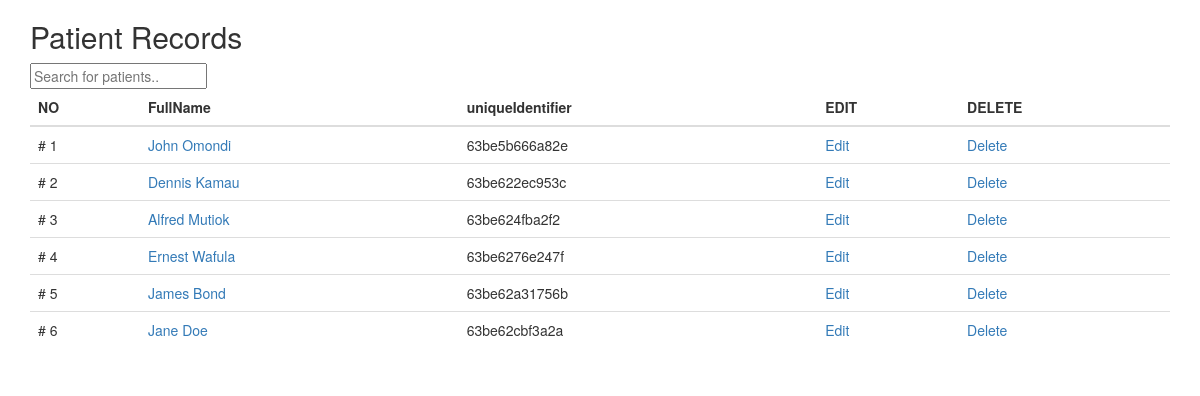
/patients.php, run on the app's committed database.
### tables this page shows
CREATE TABLE `patientRecords` (
  `id` int(255) NOT NULL,
  `uniqueIdentifier` varchar(255) NOT NULL,
  `fullName` varchar(255) NOT NULL,
  `age` int(100) NOT NULL,
  `weight` int(11) NOT NULL,
  `height` int(11) NOT NULL,
  `bloodPressure` int(11) NOT NULL,
  `temperature` int(11) NOT NULL,
  `phoneNumber` varchar(255) NOT NULL
);

### patients.php (the view, shortened to what this page needs)
<?php
	include("database/db.php");
?>
<!DOCTYPE html>
<html lang="en">
<head>
	<link rel="stylesheet" href="https://maxcdn.bootstrapcdn.com/bootstrap/3.3.7/css/bootstrap.min.css">
</head>
<body>
<div class="container">
    <h2>Patient Records</h2>
    <input type="text" id="search" onkeyup="myFunction()" placeholder="Search for patients..">
    <table id="myTable" class="table">
        <thead>
            <tr>
                <th>NO</th>
                <th>FullName</th>
                <th>uniqueIdentifier</th>
                <th>EDIT</th>
                <th>DELETE</th>
            </tr>
        </thead>
        <tbody>
            <?php
                $i = 0;
                $get_patient= "select * from patientRecords";
                $run_patient = mysqli_query($con, $get_patient);
                while ($row_patient=mysqli_fetch_array($run_patient)) {
                    $fullName = $row_patient['fullName'];
                    $uniqueIdentifier = $row_patient['uniqueIdentifier'];
                    $i++;
            ?>
            <tr id="tr">
                <td id="td" ># <?php echo $i; ?> </td>
                <td id="td" > <a href="viewpatients.php?uniqueIdentifier=<?php echo $uniqueIdentifier; ?>"> <?php echo $fullName; ?> </a> </td>
                <td id="td" ><?php echo $uniqueIdentifier; ?> </td>
                <td id="td" ><a href="editpatient.php?uniqueIdentifier=<?php echo $uniqueIdentifier; ?> ">Edit </a></td>
                <td id="td" ><a href="deletepatient.php?uniqueIdentifier=<?php echo $uniqueIdentifier; ?> ">Delete </a></td>
            </tr>
            <?php } ?>
        </tbody>
    </table>
</div>
</body>
</html>

### data on the page
patientrecords: fullName "John Omondi", uniqueIdentifier "63be5b666a82e"
patientrecords: fullName "Dennis Kamau", uniqueIdentifier "63be622ec953c"
patientrecords: fullName "Alfred Mutiok", uniqueIdentifier "63be624fba2f2"
patientrecords: fullName "Ernest Wafula", uniqueIdentifier "63be6276e247f"
patientrecords: fullName "James Bond", uniqueIdentifier "63be62a31756b"
patientrecords: fullName "Jane Doe", uniqueIdentifier "63be62cbf3a2a"
